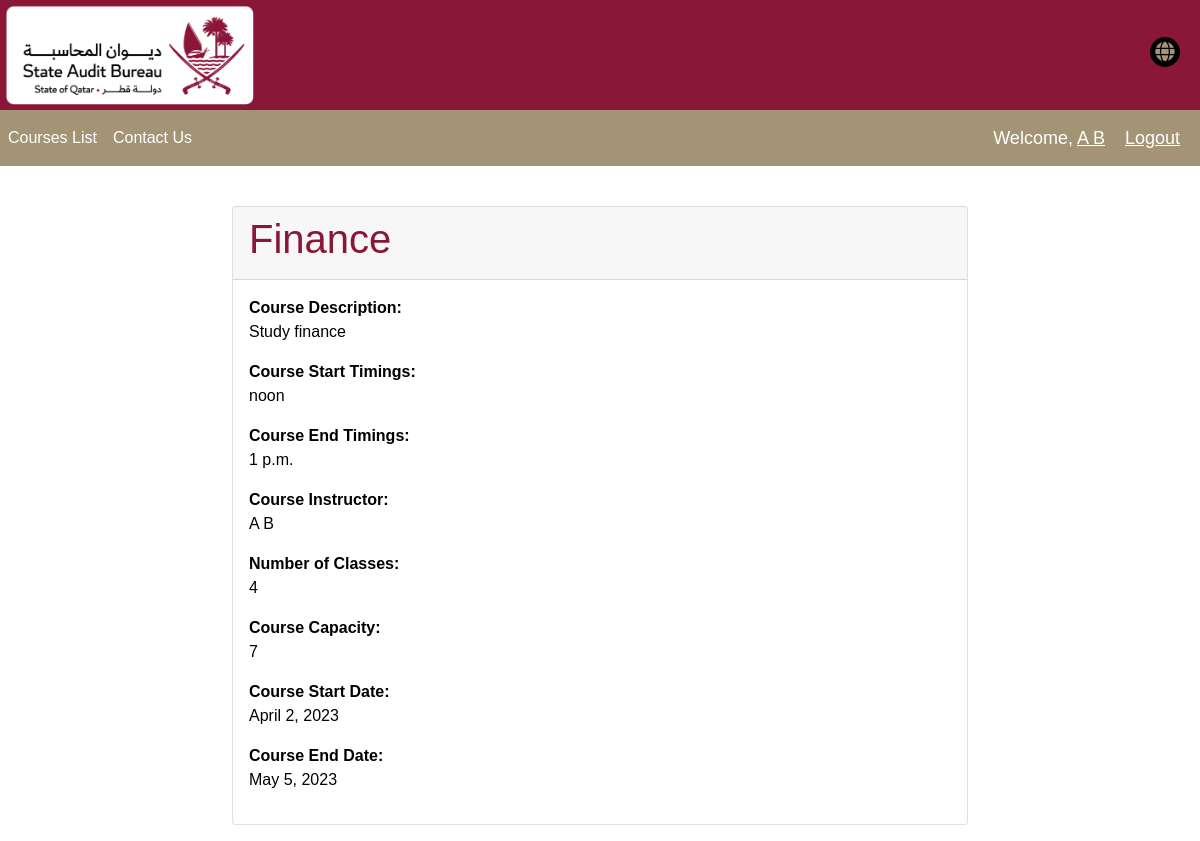
/course_list/3/ (signed in), run on an earlier commit of the app's database.
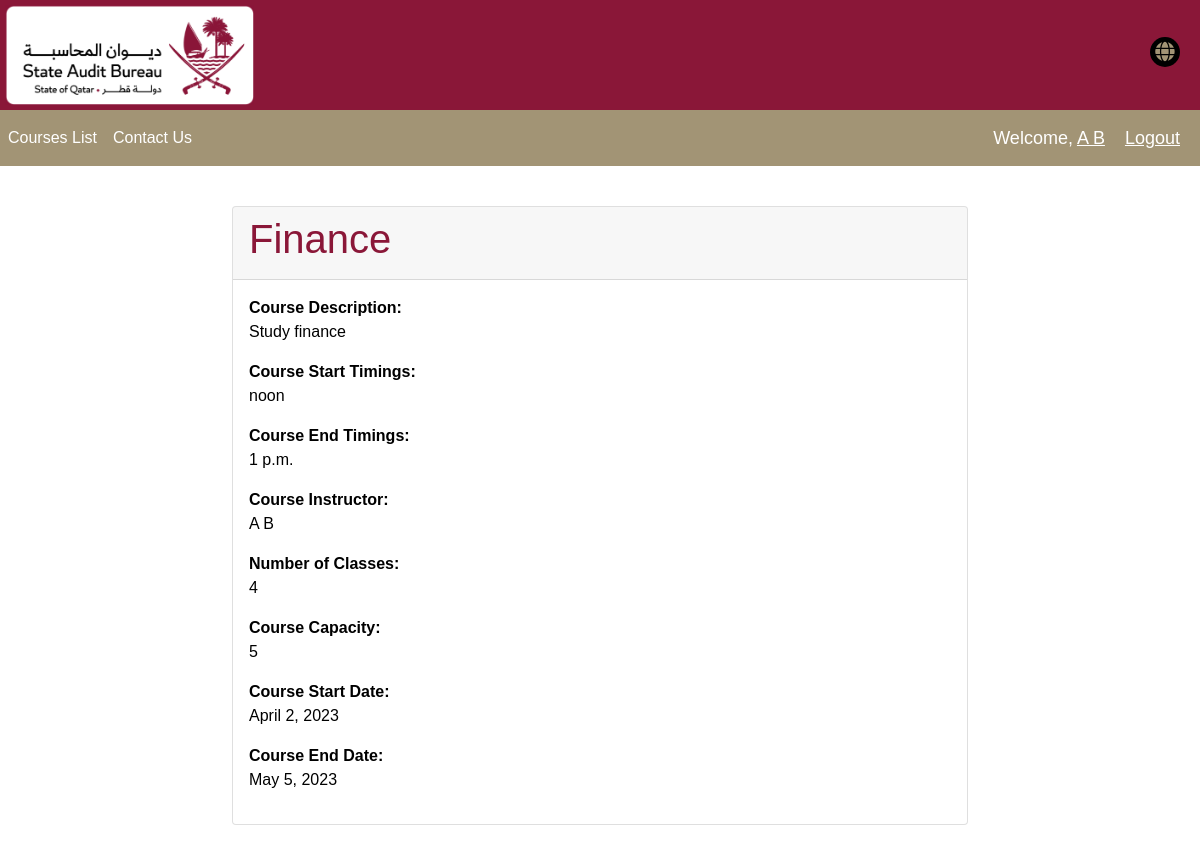
And on a later commit of the database.
### base/models.py (models this page shows)
class Course(models.Model):
    name = models.CharField(max_length=100)
    description = models.TextField()
    start_time = models.TimeField()
    end_time = models.TimeField()
    capacity = models.PositiveIntegerField()
    number_of_classes = models.PositiveIntegerField()
    instructor = models.ForeignKey(Instructor, on_delete=models.CASCADE)
    current_session = models.IntegerField()
    start_date = models.DateField(auto_now_add=True)
    end_date = models.DateField(null=True)
    def __str__(self):
        return self.name

class Instructor(models.Model):
     id = models.AutoField(primary_key=True)
     first_name = models.CharField(max_length=255)
     last_name = models.CharField(max_length=255)
     email = models.EmailField(max_length=156)
     phone = models.CharField(max_length= 20)
     def __str__(self):
          return self.first_name + " " + self.last_name

### base/trainee_views.py (the view)
# urls.py: path('course_list/<int:course_id>/', course_details, name='course-details'),
@user_passes_test(lambda u: u.is_trainee or u.is_manager, login_url='login')
def course_details(request, course_id):
    course = get_object_or_404(Course, pk=course_id)
    context = {'course':course}
    return render(request,'base/course_details.html',context)

### accounts/models.py (called while the page is built)
    def is_trainee(self):
        return self.role == "trainee"

    def get_name(self):
        return self.first_name + " " + self.last_name

### base/templates/base/course_details.html (shortened to what this page needs)
{% load static %}
<!DOCTYPE html>
<head>
  <link rel="stylesheet" href="https://cdnjs.cloudflare.com/ajax/libs/font-awesome/5.15.2/css/all.min.css">
  <link href="https://cdn.jsdelivr.net/npm/bootstrap@5.0.1/dist/css/bootstrap.min.css" rel="stylesheet">
  <link rel="stylesheet" href="{% static 'css/reg_style.css' %}">
</head>
<body>
<div class="header">
    <div class="logo">
      <img src="{% static 'img/primary-rgb-state-audit-bureau-1@2x.png' %}" alt="Logo">
    </div>
    <div class="toggles">
      <div class="language-toggle">
        <label class="toggle-label" for="language-checkbox">
          <i class="fas fa-globe language-icon"></i>
        </label>
      </div>
    </div>
  </div>
  <nav class="navbar navbar-expand-lg navbar-custom">
    <div class="collapse navbar-collapse" id="navbarNav">
      <ul class="navbar-nav">
        <li class="nav-item active">
          <a class="nav-link" href="{% url 'courses-list' %}">Courses List</a>
        </li>
        <li class="nav-item">
          <a class="nav-link" href="{% url 'contact' %}">Contact Us</a>
        </li>
      </ul>
    </div>
    <span class="hello-msg">Welcome, <a href="{% url 'profile' %}"> {{request.user.get_name}} </a> </span>
    <span ><a  class="hello-msg" href="{% url 'logout' %}">Logout</a></span>
  </nav>
  <br>
  <div class="m-3 english">
  <div class="container">
    <div class="row justify-content-center">
      <div class="col-md-8">
        <div class="card">
          <div class="card-header">
            <h1 style="color:#8A1738">{{ course }}</h1>
          </div>
          <div class="card-body" >
            <b>Course Description:</b>
            <p>{{ course.description }}</p>
            <b>Course Start Timings:</b>
            <p>{{ course.start_time }}</p>
            <b>Course End Timings:</b>
            <p>{{ course.end_time }}</p>
            <b>Course Instructor:</b>
            <p>{{ course.instructor }}</p>
            <b>Number of Classes:</b>
            <p>{{ course.number_of_classes }}</p>
            <b>Course Capacity:</b>
            <p>{{ course.capacity }}</p>
            <b>Course Start Date:</b>
            <p>{{ course.start_date }}</p>
            <b>Course End Date:</b>
            <p>{{ course.end_date }}</p>
          </div>
        </div>
      </div>
    </div>
  </div>
  </div>
</body>

What changed in the data, as far as the page shows it:
changed Course "Finance": capacity "7" → "5"
